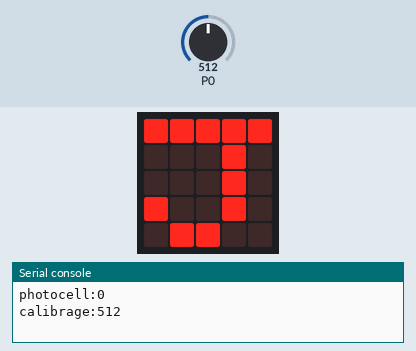
Simulated run of this program. Board: BBC micro:bit (MakeCode). Parts: the board's 5×5 LED display, the last lines printed to the serial console. The test bench sets the inputs (shaded band); at power-on: P0 = 512 (analog values on the 0–1023 scale).

Above: at 1.2 s.
1.3 s: P0 set to 426
3.9 s: P0 set to 398
At 5.6 s:
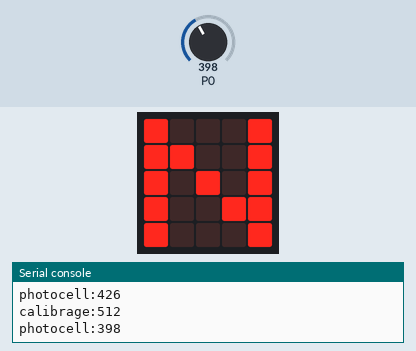
6.2 s: P0 set to 511
At 7.2 s:
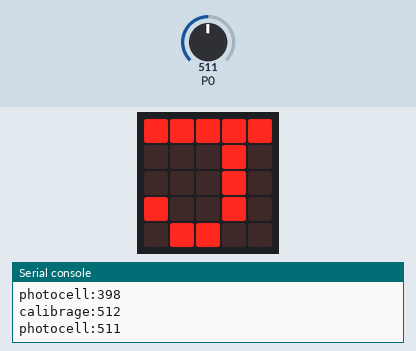
8.5 s: P0 set to 306
At 10.3 s:
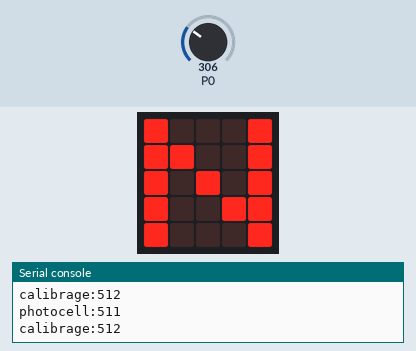
Timing chart, 0 to 11.8 s (numbered marks = the images above; inputs shaded):
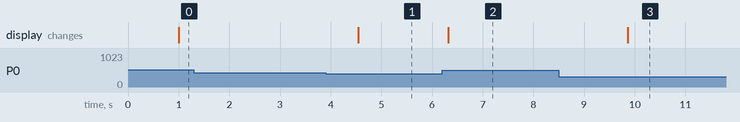

Measured:
- the behaviour switches between 412 and 411 on P0 (found by bisection; images 0 and 1)
- after the input at 3.9 s, the display: changes after 0.65 s (image 1)
- after the input at 6.2 s, the display: changes after 0.12 s (image 2)
- after the input at 8.5 s, the display: changes after 1.4 s (image 3)

The program:

main.ts
```typescript
let PhotoresistorVal = 0
let calibrationVal = pins.analogReadPin(AnalogPin.P0)
basic.forever(function () {
    serial.writeValue("photocell", PhotoresistorVal)
    basic.pause(1000)
    serial.writeValue("calibrage", calibrationVal)
    PhotoresistorVal = pins.analogReadPin(AnalogPin.P0)
    if (PhotoresistorVal < calibrationVal - 100) {
        basic.showString("N")
    } else {
        basic.showString("J")
    }
})
```

test.ts
```typescript
// les tests vont ici; ceci n'est pas compilé lorsque cet ensemble est utilisé en tant qu'extension.
```
